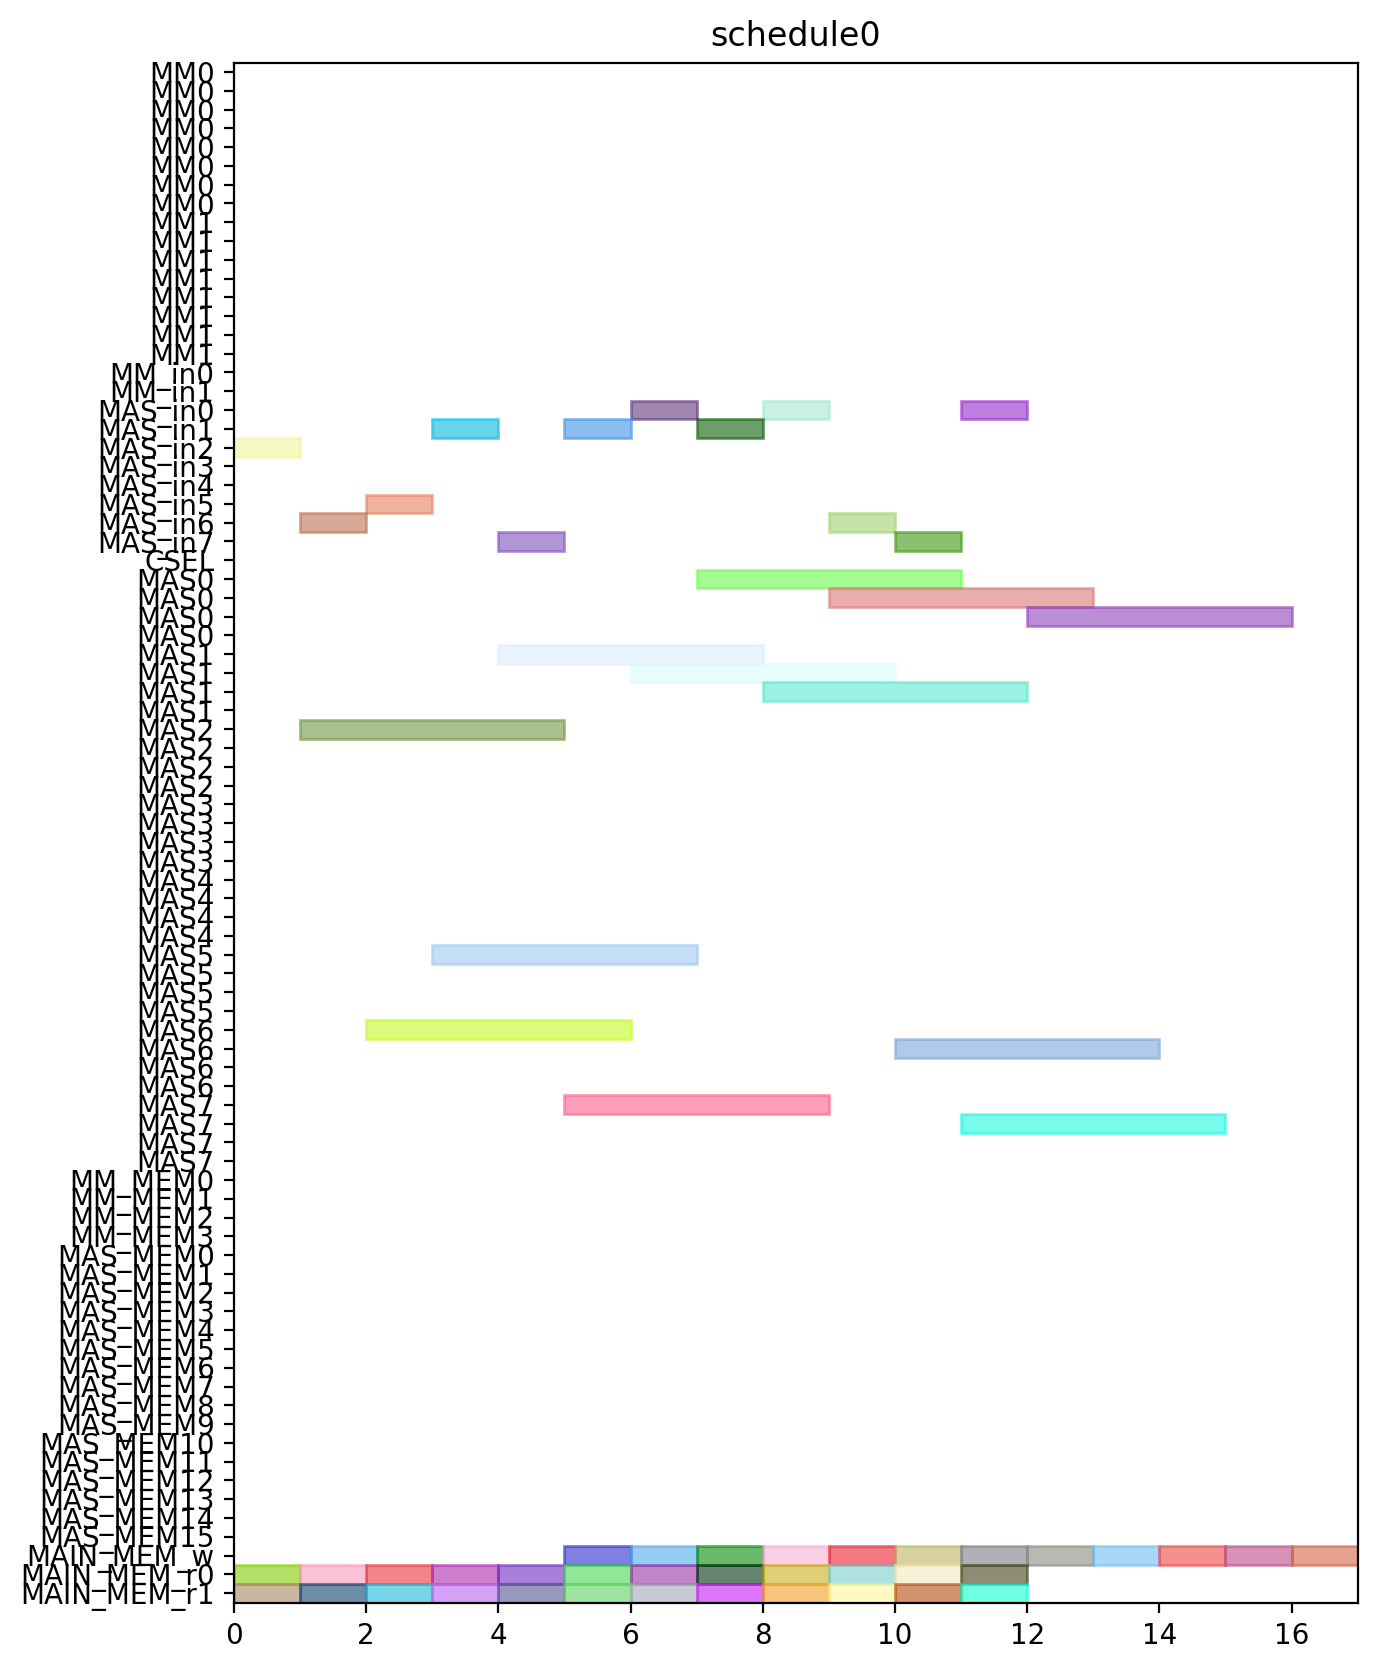

This chart was generated by the following Python code:
from pyschedule import Scenario, solvers, plotters, alt


def solve():
	horizon = 120
	S = Scenario("schedule0", horizon=horizon)

	# resource
	MM = S.Resources('MM', num=2, size=8)
	MM_in = S.Resources('MM_in', num=2)
	MAS_in = S.Resources('MAS_in', num=8)
	CSEL = S.Resource('CSEL')
	MAS = S.Resources('MAS', num=8, size=4, periods=range(1, horizon))
	MM_MEM = S.Resources('MM_MEM', num=4)
	MAS_MEM = S.Resources('MAS_MEM', num=16)
	MAIN_MEM_w = S.Resource('MAIN_MEM_w', size=1)
	MAIN_MEM_r = S.Resources('MAIN_MEM_r', num=2)

	# result of previous scheduling

	# new tasks
	c000 = S.Task('c000', length=4, delay_cost=1)
	c000 += alt(MAS)
	c000_in = S.Task('c000_in', length=1, delay_cost=1)
	c000_in += alt(MAS_in)
	S += c000_in*MAS_in[0]<=c000*MAS[0]

	S += c000_in*MAS_in[1]<=c000*MAS[1]

	S += c000_in*MAS_in[2]<=c000*MAS[2]

	S += c000_in*MAS_in[3]<=c000*MAS[3]

	S += c000_in*MAS_in[4]<=c000*MAS[4]

	S += c000_in*MAS_in[5]<=c000*MAS[5]

	S += c000_in*MAS_in[6]<=c000*MAS[6]

	S += c000_in*MAS_in[7]<=c000*MAS[7]

	S += 0<c000

	c000_w = S.Task('c000_w', length=1, delay_cost=1)
	c000_w += alt(MAIN_MEM_w)
	S += c000 <= c000_w

	c000_mem0 = S.Task('c000_mem0', length=1, delay_cost=1)
	c000_mem0 += MAIN_MEM_r[0]
	S += c000_mem0 <= c000

	c000_mem1 = S.Task('c000_mem1', length=1, delay_cost=1)
	c000_mem1 += MAIN_MEM_r[1]
	S += c000_mem1 <= c000

	c001 = S.Task('c001', length=4, delay_cost=1)
	c001 += alt(MAS)
	c001_in = S.Task('c001_in', length=1, delay_cost=1)
	c001_in += alt(MAS_in)
	S += c001_in*MAS_in[0]<=c001*MAS[0]

	S += c001_in*MAS_in[1]<=c001*MAS[1]

	S += c001_in*MAS_in[2]<=c001*MAS[2]

	S += c001_in*MAS_in[3]<=c001*MAS[3]

	S += c001_in*MAS_in[4]<=c001*MAS[4]

	S += c001_in*MAS_in[5]<=c001*MAS[5]

	S += c001_in*MAS_in[6]<=c001*MAS[6]

	S += c001_in*MAS_in[7]<=c001*MAS[7]

	S += 0<c001

	c001_w = S.Task('c001_w', length=1, delay_cost=1)
	c001_w += alt(MAIN_MEM_w)
	S += c001 <= c001_w

	c001_mem0 = S.Task('c001_mem0', length=1, delay_cost=1)
	c001_mem0 += MAIN_MEM_r[0]
	S += c001_mem0 <= c001

	c001_mem1 = S.Task('c001_mem1', length=1, delay_cost=1)
	c001_mem1 += MAIN_MEM_r[1]
	S += c001_mem1 <= c001

	c010 = S.Task('c010', length=4, delay_cost=1)
	c010 += alt(MAS)
	c010_in = S.Task('c010_in', length=1, delay_cost=1)
	c010_in += alt(MAS_in)
	S += c010_in*MAS_in[0]<=c010*MAS[0]

	S += c010_in*MAS_in[1]<=c010*MAS[1]

	S += c010_in*MAS_in[2]<=c010*MAS[2]

	S += c010_in*MAS_in[3]<=c010*MAS[3]

	S += c010_in*MAS_in[4]<=c010*MAS[4]

	S += c010_in*MAS_in[5]<=c010*MAS[5]

	S += c010_in*MAS_in[6]<=c010*MAS[6]

	S += c010_in*MAS_in[7]<=c010*MAS[7]

	S += 0<c010

	c010_w = S.Task('c010_w', length=1, delay_cost=1)
	c010_w += alt(MAIN_MEM_w)
	S += c010 <= c010_w

	c010_mem0 = S.Task('c010_mem0', length=1, delay_cost=1)
	c010_mem0 += MAIN_MEM_r[0]
	S += c010_mem0 <= c010

	c010_mem1 = S.Task('c010_mem1', length=1, delay_cost=1)
	c010_mem1 += MAIN_MEM_r[1]
	S += c010_mem1 <= c010

	c011 = S.Task('c011', length=4, delay_cost=1)
	c011 += alt(MAS)
	c011_in = S.Task('c011_in', length=1, delay_cost=1)
	c011_in += alt(MAS_in)
	S += c011_in*MAS_in[0]<=c011*MAS[0]

	S += c011_in*MAS_in[1]<=c011*MAS[1]

	S += c011_in*MAS_in[2]<=c011*MAS[2]

	S += c011_in*MAS_in[3]<=c011*MAS[3]

	S += c011_in*MAS_in[4]<=c011*MAS[4]

	S += c011_in*MAS_in[5]<=c011*MAS[5]

	S += c011_in*MAS_in[6]<=c011*MAS[6]

	S += c011_in*MAS_in[7]<=c011*MAS[7]

	S += 0<c011

	c011_w = S.Task('c011_w', length=1, delay_cost=1)
	c011_w += alt(MAIN_MEM_w)
	S += c011 <= c011_w

	c011_mem0 = S.Task('c011_mem0', length=1, delay_cost=1)
	c011_mem0 += MAIN_MEM_r[0]
	S += c011_mem0 <= c011

	c011_mem1 = S.Task('c011_mem1', length=1, delay_cost=1)
	c011_mem1 += MAIN_MEM_r[1]
	S += c011_mem1 <= c011

	c100 = S.Task('c100', length=4, delay_cost=1)
	c100 += alt(MAS)
	c100_in = S.Task('c100_in', length=1, delay_cost=1)
	c100_in += alt(MAS_in)
	S += c100_in*MAS_in[0]<=c100*MAS[0]

	S += c100_in*MAS_in[1]<=c100*MAS[1]

	S += c100_in*MAS_in[2]<=c100*MAS[2]

	S += c100_in*MAS_in[3]<=c100*MAS[3]

	S += c100_in*MAS_in[4]<=c100*MAS[4]

	S += c100_in*MAS_in[5]<=c100*MAS[5]

	S += c100_in*MAS_in[6]<=c100*MAS[6]

	S += c100_in*MAS_in[7]<=c100*MAS[7]

	S += 0<c100

	c100_w = S.Task('c100_w', length=1, delay_cost=1)
	c100_w += alt(MAIN_MEM_w)
	S += c100 <= c100_w

	c100_mem0 = S.Task('c100_mem0', length=1, delay_cost=1)
	c100_mem0 += MAIN_MEM_r[0]
	S += c100_mem0 <= c100

	c100_mem1 = S.Task('c100_mem1', length=1, delay_cost=1)
	c100_mem1 += MAIN_MEM_r[1]
	S += c100_mem1 <= c100

	c101 = S.Task('c101', length=4, delay_cost=1)
	c101 += alt(MAS)
	c101_in = S.Task('c101_in', length=1, delay_cost=1)
	c101_in += alt(MAS_in)
	S += c101_in*MAS_in[0]<=c101*MAS[0]

	S += c101_in*MAS_in[1]<=c101*MAS[1]

	S += c101_in*MAS_in[2]<=c101*MAS[2]

	S += c101_in*MAS_in[3]<=c101*MAS[3]

	S += c101_in*MAS_in[4]<=c101*MAS[4]

	S += c101_in*MAS_in[5]<=c101*MAS[5]

	S += c101_in*MAS_in[6]<=c101*MAS[6]

	S += c101_in*MAS_in[7]<=c101*MAS[7]

	S += 0<c101

	c101_w = S.Task('c101_w', length=1, delay_cost=1)
	c101_w += alt(MAIN_MEM_w)
	S += c101 <= c101_w

	c101_mem0 = S.Task('c101_mem0', length=1, delay_cost=1)
	c101_mem0 += MAIN_MEM_r[0]
	S += c101_mem0 <= c101

	c101_mem1 = S.Task('c101_mem1', length=1, delay_cost=1)
	c101_mem1 += MAIN_MEM_r[1]
	S += c101_mem1 <= c101

	c110 = S.Task('c110', length=4, delay_cost=1)
	c110 += alt(MAS)
	c110_in = S.Task('c110_in', length=1, delay_cost=1)
	c110_in += alt(MAS_in)
	S += c110_in*MAS_in[0]<=c110*MAS[0]

	S += c110_in*MAS_in[1]<=c110*MAS[1]

	S += c110_in*MAS_in[2]<=c110*MAS[2]

	S += c110_in*MAS_in[3]<=c110*MAS[3]

	S += c110_in*MAS_in[4]<=c110*MAS[4]

	S += c110_in*MAS_in[5]<=c110*MAS[5]

	S += c110_in*MAS_in[6]<=c110*MAS[6]

	S += c110_in*MAS_in[7]<=c110*MAS[7]

	S += 0<c110

	c110_w = S.Task('c110_w', length=1, delay_cost=1)
	c110_w += alt(MAIN_MEM_w)
	S += c110 <= c110_w

	c110_mem0 = S.Task('c110_mem0', length=1, delay_cost=1)
	c110_mem0 += MAIN_MEM_r[0]
	S += c110_mem0 <= c110

	c110_mem1 = S.Task('c110_mem1', length=1, delay_cost=1)
	c110_mem1 += MAIN_MEM_r[1]
	S += c110_mem1 <= c110

	c111 = S.Task('c111', length=4, delay_cost=1)
	c111 += alt(MAS)
	c111_in = S.Task('c111_in', length=1, delay_cost=1)
	c111_in += alt(MAS_in)
	S += c111_in*MAS_in[0]<=c111*MAS[0]

	S += c111_in*MAS_in[1]<=c111*MAS[1]

	S += c111_in*MAS_in[2]<=c111*MAS[2]

	S += c111_in*MAS_in[3]<=c111*MAS[3]

	S += c111_in*MAS_in[4]<=c111*MAS[4]

	S += c111_in*MAS_in[5]<=c111*MAS[5]

	S += c111_in*MAS_in[6]<=c111*MAS[6]

	S += c111_in*MAS_in[7]<=c111*MAS[7]

	S += 0<c111

	c111_w = S.Task('c111_w', length=1, delay_cost=1)
	c111_w += alt(MAIN_MEM_w)
	S += c111 <= c111_w

	c111_mem0 = S.Task('c111_mem0', length=1, delay_cost=1)
	c111_mem0 += MAIN_MEM_r[0]
	S += c111_mem0 <= c111

	c111_mem1 = S.Task('c111_mem1', length=1, delay_cost=1)
	c111_mem1 += MAIN_MEM_r[1]
	S += c111_mem1 <= c111

	c200 = S.Task('c200', length=4, delay_cost=1)
	c200 += alt(MAS)
	c200_in = S.Task('c200_in', length=1, delay_cost=1)
	c200_in += alt(MAS_in)
	S += c200_in*MAS_in[0]<=c200*MAS[0]

	S += c200_in*MAS_in[1]<=c200*MAS[1]

	S += c200_in*MAS_in[2]<=c200*MAS[2]

	S += c200_in*MAS_in[3]<=c200*MAS[3]

	S += c200_in*MAS_in[4]<=c200*MAS[4]

	S += c200_in*MAS_in[5]<=c200*MAS[5]

	S += c200_in*MAS_in[6]<=c200*MAS[6]

	S += c200_in*MAS_in[7]<=c200*MAS[7]

	S += 0<c200

	c200_w = S.Task('c200_w', length=1, delay_cost=1)
	c200_w += alt(MAIN_MEM_w)
	S += c200 <= c200_w

	c200_mem0 = S.Task('c200_mem0', length=1, delay_cost=1)
	c200_mem0 += MAIN_MEM_r[0]
	S += c200_mem0 <= c200

	c200_mem1 = S.Task('c200_mem1', length=1, delay_cost=1)
	c200_mem1 += MAIN_MEM_r[1]
	S += c200_mem1 <= c200

	c201 = S.Task('c201', length=4, delay_cost=1)
	c201 += alt(MAS)
	c201_in = S.Task('c201_in', length=1, delay_cost=1)
	c201_in += alt(MAS_in)
	S += c201_in*MAS_in[0]<=c201*MAS[0]

	S += c201_in*MAS_in[1]<=c201*MAS[1]

	S += c201_in*MAS_in[2]<=c201*MAS[2]

	S += c201_in*MAS_in[3]<=c201*MAS[3]

	S += c201_in*MAS_in[4]<=c201*MAS[4]

	S += c201_in*MAS_in[5]<=c201*MAS[5]

	S += c201_in*MAS_in[6]<=c201*MAS[6]

	S += c201_in*MAS_in[7]<=c201*MAS[7]

	S += 0<c201

	c201_w = S.Task('c201_w', length=1, delay_cost=1)
	c201_w += alt(MAIN_MEM_w)
	S += c201 <= c201_w

	c201_mem0 = S.Task('c201_mem0', length=1, delay_cost=1)
	c201_mem0 += MAIN_MEM_r[0]
	S += c201_mem0 <= c201

	c201_mem1 = S.Task('c201_mem1', length=1, delay_cost=1)
	c201_mem1 += MAIN_MEM_r[1]
	S += c201_mem1 <= c201

	c210 = S.Task('c210', length=4, delay_cost=1)
	c210 += alt(MAS)
	c210_in = S.Task('c210_in', length=1, delay_cost=1)
	c210_in += alt(MAS_in)
	S += c210_in*MAS_in[0]<=c210*MAS[0]

	S += c210_in*MAS_in[1]<=c210*MAS[1]

	S += c210_in*MAS_in[2]<=c210*MAS[2]

	S += c210_in*MAS_in[3]<=c210*MAS[3]

	S += c210_in*MAS_in[4]<=c210*MAS[4]

	S += c210_in*MAS_in[5]<=c210*MAS[5]

	S += c210_in*MAS_in[6]<=c210*MAS[6]

	S += c210_in*MAS_in[7]<=c210*MAS[7]

	S += 0<c210

	c210_w = S.Task('c210_w', length=1, delay_cost=1)
	c210_w += alt(MAIN_MEM_w)
	S += c210 <= c210_w

	c210_mem0 = S.Task('c210_mem0', length=1, delay_cost=1)
	c210_mem0 += MAIN_MEM_r[0]
	S += c210_mem0 <= c210

	c210_mem1 = S.Task('c210_mem1', length=1, delay_cost=1)
	c210_mem1 += MAIN_MEM_r[1]
	S += c210_mem1 <= c210

	c211 = S.Task('c211', length=4, delay_cost=1)
	c211 += alt(MAS)
	c211_in = S.Task('c211_in', length=1, delay_cost=1)
	c211_in += alt(MAS_in)
	S += c211_in*MAS_in[0]<=c211*MAS[0]

	S += c211_in*MAS_in[1]<=c211*MAS[1]

	S += c211_in*MAS_in[2]<=c211*MAS[2]

	S += c211_in*MAS_in[3]<=c211*MAS[3]

	S += c211_in*MAS_in[4]<=c211*MAS[4]

	S += c211_in*MAS_in[5]<=c211*MAS[5]

	S += c211_in*MAS_in[6]<=c211*MAS[6]

	S += c211_in*MAS_in[7]<=c211*MAS[7]

	S += 0<c211

	c211_w = S.Task('c211_w', length=1, delay_cost=1)
	c211_w += alt(MAIN_MEM_w)
	S += c211 <= c211_w

	c211_mem0 = S.Task('c211_mem0', length=1, delay_cost=1)
	c211_mem0 += MAIN_MEM_r[0]
	S += c211_mem0 <= c211

	c211_mem1 = S.Task('c211_mem1', length=1, delay_cost=1)
	c211_mem1 += MAIN_MEM_r[1]
	S += c211_mem1 <= c211

	solvers.mip.solve(S,msg=1,kind='CPLEX',ratio_gap=1.01)

	solution = [['hoge']*len(S.solution()[1]) for i in range(len(S.solution()))]
	for i in range(len(S.solution())):
		for j in range(len(S.solution()[i])):
			solution[i][j]=str(S.solution()[i][j])
	print(solution)

	cycles = int(solution[-1][3])

	pic_file_name = "/mnt/rose/usr1/fukuda/ABE/multiRAM_multiMAS_16mux/scheduling_result/stage8MM2_stage4MAS8/CONJ/schedule0.png"
	if(S.solution() != []):
		plotters.matplotlib.plot(S,img_filename=pic_file_name, show_task_labels=False, fig_size=(cycles*0.25+3, 10))

	return solution
